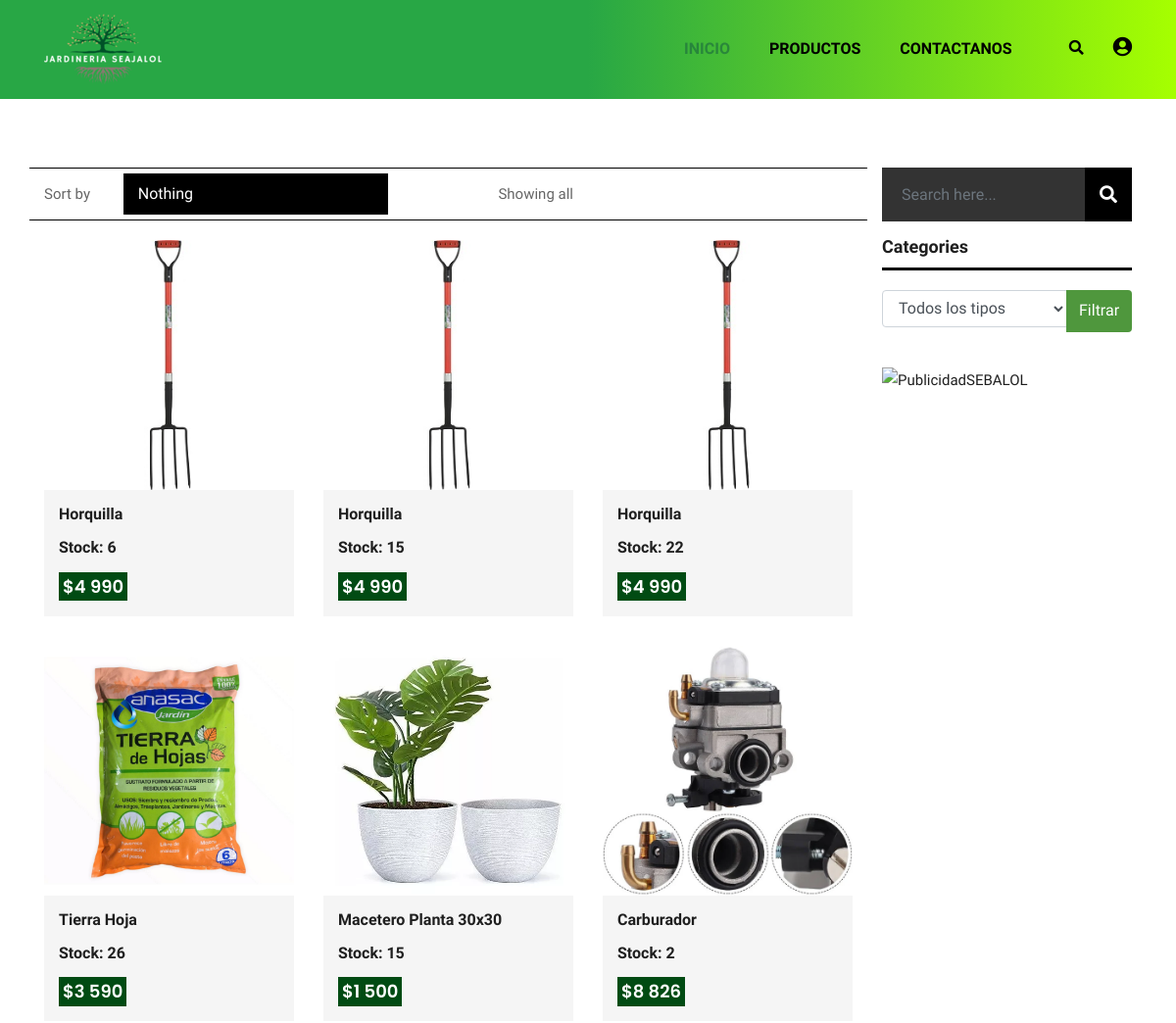
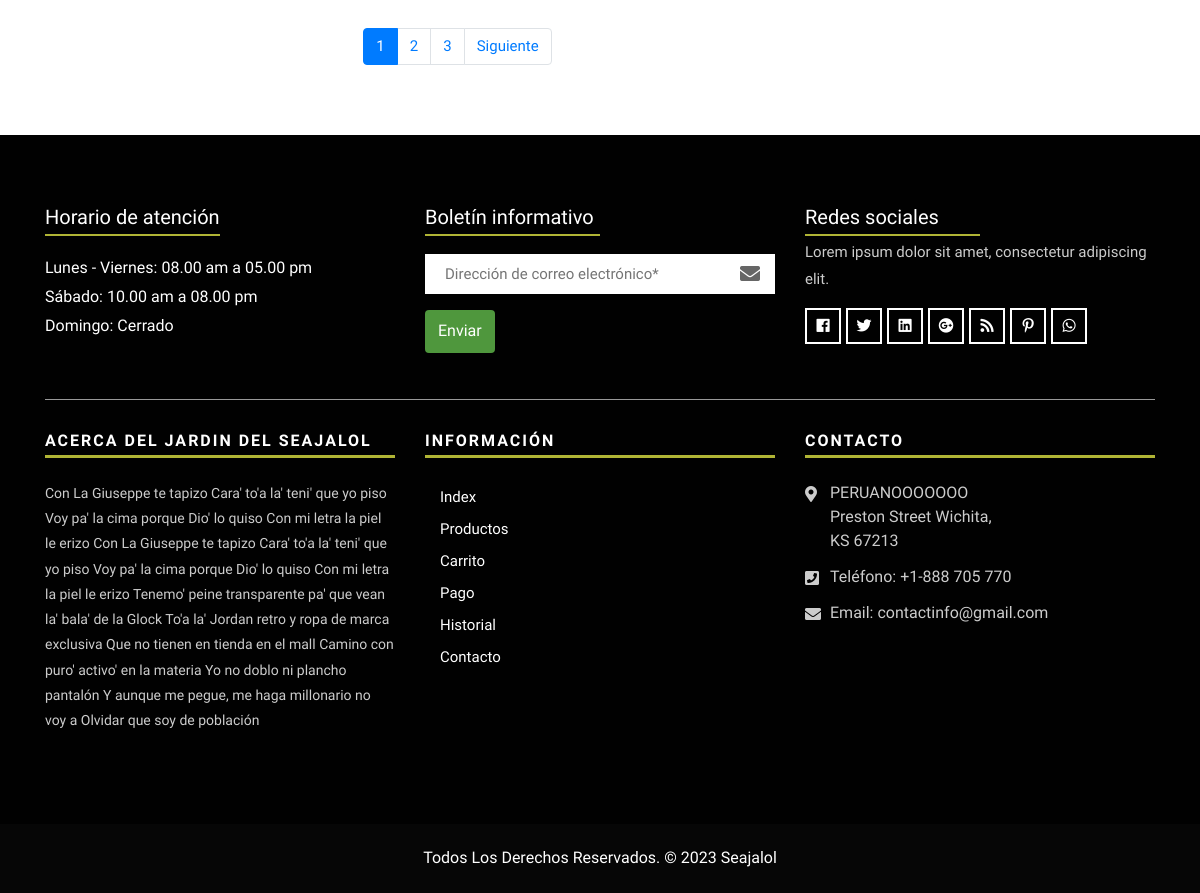
/productos/, run on the app's committed database (2 pictures, top to bottom).
### core/models.py (models this page shows, shortened)
class Producto(models.Model):
    nombre = models.CharField(max_length=100)
    precio = models.IntegerField()
    stock = models.IntegerField()
    descripcion = models.CharField(max_length=800)
    tipo = models.ForeignKey(TipoProducto, on_delete=models.CASCADE)
    imagen = models.ImageField(null=True,blank=True)
    created_at = models.DateTimeField(default=timezone.now)
    updated_at = models.DateTimeField(auto_now=True)

### core/views.py (the view)
# urls.py: path('productos/', productos, name='productos'),
def productos(request):
    productoAll = Producto.objects.all()
    tipos_producto = TipoProducto.objects.all()
    tipo_seleccionado = request.GET.get('tipo')  # Obtener el tipo seleccionado del formulario
    if tipo_seleccionado:
        productoAll = productoAll.filter(tipo__descripcion=tipo_seleccionado)
    page = request.GET.get('page', 1)
    try:
        paginator = Paginator(productoAll, 6)
        productoAll = paginator.page(page)
    except:
        raise Http404
    data = {
        'listado': productoAll,
        'paginator': paginator,
        'tipos_producto': tipos_producto,
        'tipo_seleccionado': tipo_seleccionado
    }
    return render(request, 'core/shop.html', data)

### core/context_processors.py (called while the page is built)
def carrito(request):
    carrito = []
    total_general = 0
    total_productos = 0
    if request.user.is_authenticated:
        carrito = Carrito.objects.filter(usuario=request.user)
        for item in carrito:
            item.total = item.producto.precio * item.cantidad
            total_general += item.total
        total_productos = carrito.values('producto').annotate(count=Count('producto')).count()
    return {'carrito': carrito, 'total_general': total_general, 'total_productos': total_productos }

### core/templates/core/shop.html (shortened to what this page needs)
{% extends 'core/base.html' %}
{% load static %}
{% load humanize %}
{% block contenido %}
    <div class="shop-box-inner">
        <div class="container">
            <div class="row">
                <div class="col-xl-9 col-lg-9 col-sm-12 col-xs-12 shop-content-right">
                    <div class="right-product-box">
                        <div class="product-item-filter row">
                            <div class="col-12 col-sm-8 text-center text-sm-left">
                                <div class="toolbar-sorter-right">
                                    <span>Sort by </span>
                                    <select id="basic" class="selectpicker show-tick form-control" data-placeholder="$ USD">
									<option data-display="Select">Nothing</option>
								</select>
                                </div>
                                <p>Showing all</p>
                            </div>
                            <div class="col-12 col-sm-4 text-center text-sm-right">
                            </div>
                        </div>
                        <div class="product-categorie-box">
                            <div class="tab-content">
                                <div role="tabpanel" class="tab-pane fade show active" id="grid-view">
                                    <div class="row">
                                        {% for aux in listado %}
                                        <div class="col-sm-6 col-md-6 col-lg-4 col-xl-4">
                                            <div class="products-single fix">
                                                <div class="box-img-hover">
                                                    {% if aux.imagen %}
                                                    <img src="{{ aux.imagen.url }}" class="img-fluid" alt="Image">
                                                    {% else %}
                                                    <img src="{% static 'core/images/img-pro-01.jpg' %}" class="img-fluid" alt="Image">
                                                    {% endif %}
                                                </div>
                                                <div class="why-text">
                                                    <h4>{{aux.nombre}}</h4>
                                                    {% if aux.stock > 0 %}
                                                    <h4>Stock: {{aux.stock}}</h4>
                                                    {% else %}
                                                    <h4>Stock: Producto agotado</h4>
                                                    {% endif %}
                                                    <h5> ${{aux.precio |intcomma}}</h5>
                                                </div>
                                            </div>
                                        </div>
                                        {% endfor %}
                                    </div>
                                    {% include 'core/paginator.html' %}
                                </div>
                            </div>
                        </div>
                    </div>
                </div>
				<div class="col-xl-3 col-lg-3 col-sm-12 col-xs-12 sidebar-shop-left">
                    <div class="product-categori">
                        <div class="search-product">
                            <form action="#">
                                <input class="form-control" placeholder="Search here..." type="text">
                                <button type="submit"> <i class="fa fa-search"></i> </button>
                            </form>
                        </div>
                        <div class="filter-sidebar-left">
                            <div class="list-group list-group-collapse list-group-sm list-group-tree" id="list-group-men" data-children=".sub-men">
                                <form action="{% url 'productos' %}" method="GET">
                                    <div class="form-group">
                                        <div class="title-left">
                                            <h3 >Categories</h3>
                                        </div>
                                        <div class="input-group">
                                            <select id="tipo" name="tipo" class="form-control">
                                                <option value="">Todos los tipos</option>
                                            </select>
                                            <div class="input-group-append">
                                                <button type="submit" class="btn hvr-hover">Filtrar</button>
                                            </div>
                                        </div>
                                    </div>
                                </form>
                            </div>
                        </div>
                        <div class="filter-sidebar">
                            <div class="advertisement">
                                <a href="https://youtu.be/5TCXBKPbmrw?t=3" target="_blank">
                                    <img src="{% static 'core/images/publi2.gif' %}" alt="PublicidadSEBALOL" style="width: 100%; height: auto;">
                                </a>
                            </div>
                        </div>
                    </div>
                </div>
            </div>
        </div>
    </div>
    {% endblock %}

### core/static/core/css/style.css (style rules this page uses)
body { color: #666666; font-size: 15px; font-family: 'Dosis', sans-serif; line-height: 1.80857; }
a { color: #1f1f1f; text-decoration: none !important; outline: none !important; -webkit-transition: all .3s ease-in-out; -moz-transition: all .3s ease-in-out; -ms-transition: all .3s ease-in-out; -o-transition: all .3s ease-in-out; transition: all .3s ease-in-out; }
h1, h2, h3, h4, h5, h6 { letter-spacing: 0; font-weight: normal; position: relative; padding: 0 0 10px 0; font-weight: normal; line-height: 120% !important; color: #1f1f1f; margin: 0 }
h3 { font-size: 18px }
h4 { font-size: 16px }
h5 { font-size: 14px }
a { color: #1f1f1f; text-decoration: none; outline: none; }
a, .btn { text-decoration: none !important; outline: none !important; -webkit-transition: all .3s ease-in-out; -moz-transition: all .3s ease-in-out; -ms-transition: all .3s ease-in-out; -o-transition: all .3s ease-in-out; transition: all .3s ease-in-out; }
p { margin: 0px; }
.hvr-hover { display: inline-block; vertical-align: middle; -webkit-transform: perspective(1px) translateZ(0); transform: perspective(1px) translateZ(0); box-shadow: 0 0 1px rgba(0, 0, 0, 0); position: relative; background: #4f973d; -webkit-transition-property: color; transition-property: color; -webkit-transition-duration: 0.3s; transition-duration: 0.3s; box-shadow: none; color: white; }
.hvr-hover::after { content: ""; position: absolute; z-index: -1; top: 0; left: 0; right: 0; bottom: 0; background: #235838; border-radius: 100%; -webkit-transform: scale(0); transform: scale(0); -webkit-transition-property: transform; transition-property: transform; -webkit-transition-duration: 0.3s; transition-duration: 0.3s; -webkit-transition-timing-function: ease-out; transition-timing-function: ease-out; }
.hvr-hover { overflow: hidden; }
.products-single { overflow: hidden; position: relative; margin-bottom: 30px; }
.products-single .box-img-hover { overflow: hidden; position: relative; }
.box-img-hover img { margin: 0 auto; text-align: center; display: block; }
.why-text { background: #f5f5f5; padding: 15px; }
.why-text h4 { font-size: 16px; font-weight: 700; padding-bottom: 15px; }
.why-text h5 { font-size: 18px; font-family: 'Poppins', sans-serif; padding: 4px; display: inline-block; background: #014b13; color: #ffffff; font-weight: 600; }
.shop-box-inner { padding: 70px 0px; }
.search-product { position: relative; }
.search-product input[type="text"] { background: #333333; border: 0; box-shadow: none; border-radius: 0; color: #ffffff; height: 55px; font-weight: 300; font-size: 16px; margin-bottom: 15px; padding: 0 20px; -webkit-transition: all .5s ease; -moz-transition: all .5s ease; transition: all .5s ease; width: 100%; outline: 0; }
.search-product button { background: #000000; color: #ffffff; font-size: 18px; position: absolute; right: 0px; padding: 12px 15px; top: 0; line-height: 27px; border: none; cursor: pointer; height: 100%; }
.filter-sidebar-left { margin-bottom: 20px; }
.title-left { font-size: 16px; border-bottom: 3px solid #000000; margin-bottom: 20px; }
.title-left h3 { font-weight: 700; }
.product-item-filter { border-bottom: 1px solid #000000; border-top: 1px solid #000000; display: -webkit-box; display: -ms-flexbox; display: -webkit-flex; display: flex; -webkit-box-pack: justify; -ms-flex-pack: justify; -webkit-justify-content: space-between; justify-content: space-between; padding: 5px 0; }
.product-item-filter .toolbar-sorter-right span { line-height: 42px; padding-right: 15px; float: left; }
.product-item-filter .toolbar-sorter-right { width: 65%; }
.toolbar-sorter-right { float: left; }
.product-item-filter p { float: right; line-height: 42px; }
.product-categori { margin-bottom: 30px; }
.product-categorie-box { margin-top: 20px; }
.tab-content, .tab-pane { width: 100%; }

### core/static/core/css/all.css (style rules this page uses)
.fa,.fab,.fal,.far,.fas { -moz-osx-font-smoothing:grayscale;-webkit-font-smoothing:antialiased;display:inline-block;font-style:normal;font-variant:normal;text-rendering:auto;line-height:1 }
.fa-search:before { content:"\f002" }
.fa,.far,.fas { font-family:"Font Awesome 5 Free" }
.fa,.fas { font-weight:900 }

### core/static/core/css/bootsnav.css (style rules this page uses)
body { -webkit-transition: all 0.3s ease-in-out; -moz-transition: all 0.3s ease-in-out; -o-transition: all 0.3s ease-in-out; -ms-transition: all 0.3s ease-in-out; transition: all 0.3s ease-in-out; }

### data on the page
Producto: imagen (picture), nombre "Horquilla", stock "6", precio "4 990"
Producto: imagen (picture), nombre "Horquilla", stock "15", precio "4 990"
Producto: imagen (picture), nombre "Horquilla", stock "22", precio "4 990"
Producto: imagen (picture), nombre "Tierra Hoja", stock "26", precio "3 590"
Producto: imagen (picture), nombre "Macetero Planta 30x30", stock "15", precio "1 500"
Producto: imagen (picture), nombre "Carburador", stock "2", precio "8 826"

### other printed values
{{ page }} "1" "2" "3"
